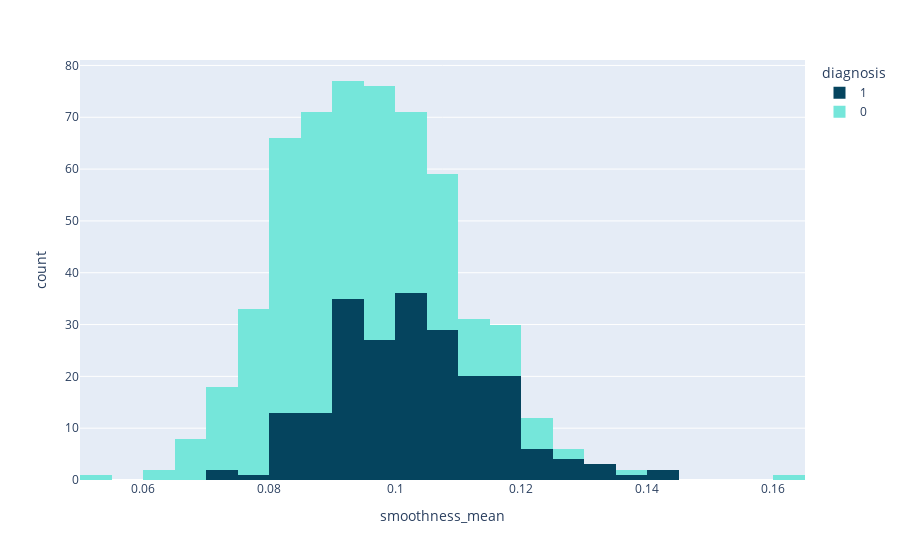

Notebook source saved alongside this figure:
### Code cell
px.histogram(data_frame=df,x='smoothness_mean',color='diagnosis',color_discrete_sequence=['#05445E','#75E6DA'])

### Figure 1 — Plotly figure (JSON) as saved in the notebook; plotly's stock layout.template omitted (floating-point values rounded to 4 significant figures; data arrays with more than 128 entries replaced by an {"elided": "..."} marker saying what was removed)
{"data": [{"alignmentgroup": "True", "bingroup": "x", "hovertemplate": "diagnosis=1<br>smoothness_mean=%{x}<br>count=%{y}<extra></extra>", "legendgroup": "1", "marker": {"color": "#05445E", "pattern": {"shape": ""}}, "name": "1", "offsetgroup": "1", "orientation": "v", "showlegend": true, "type": "histogram", "x": {"elided": "212 float values"}, "xaxis": "x", "yaxis": "y"}, {"alignmentgroup": "True", "bingroup": "x", "hovertemplate": "diagnosis=0<br>smoothness_mean=%{x}<br>count=%{y}<extra></extra>", "legendgroup": "0", "marker": {"color": "#75E6DA", "pattern": {"shape": ""}}, "name": "0", "offsetgroup": "0", "orientation": "v", "showlegend": true, "type": "histogram", "x": {"elided": "357 float values"}, "xaxis": "x", "yaxis": "y"}], "layout": {"barmode": "relative", "legend": {"title": {"text": "diagnosis"}, "tracegroupgap": 0}, "margin": {"t": 60}, "xaxis": {"anchor": "y", "domain": [0, 1], "title": {"text": "smoothness_mean"}}, "yaxis": {"anchor": "x", "domain": [0, 1], "title": {"text": "count"}}}}
